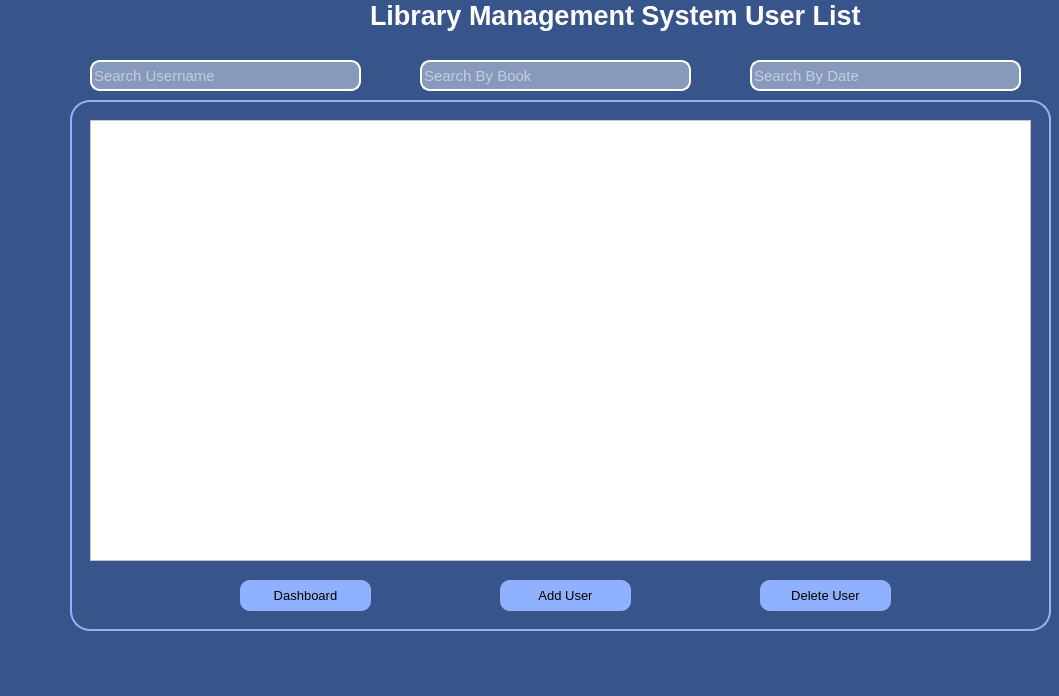
<?xml version="1.0" encoding="UTF-8"?>
<ui version="4.0">
 <class>MainWindow</class>
 <widget class="QMainWindow" name="MainWindow">
  <property name="geometry">
   <rect>
    <x>0</x>
    <y>0</y>
    <width>1059</width>
    <height>696</height>
   </rect>
  </property>
  <property name="windowTitle">
   <string>MainWindow</string>
  </property>
  <property name="styleSheet">
   <string notr="true">background-color: rgb(56, 85, 139);</string>
  </property>
  <widget class="QWidget" name="centralwidget">
   <widget class="QLabel" name="label">
    <property name="geometry">
     <rect>
      <x>370</x>
      <y>-10</y>
      <width>551</width>
      <height>51</height>
     </rect>
    </property>
    <property name="font">
     <font>
      <pointsize>20</pointsize>
      <weight>75</weight>
      <bold>true</bold>
     </font>
    </property>
    <property name="styleSheet">
     <string notr="true">color:white;</string>
    </property>
    <property name="text">
     <string>Library Management System User List</string>
    </property>
   </widget>
   <widget class="QTableView" name="tableView">
    <property name="geometry">
     <rect>
      <x>90</x>
      <y>120</y>
      <width>941</width>
      <height>441</height>
     </rect>
    </property>
    <property name="font">
     <font>
      <family>Times New Roman</family>
      <pointsize>12</pointsize>
     </font>
    </property>
    <property name="styleSheet">
     <string notr="true">background-color: rgb(255, 255, 255);</string>
    </property>
    <property name="sortingEnabled">
     <bool>false</bool>
    </property>
   </widget>
   <widget class="QPushButton" name="dashbutton">
    <property name="geometry">
     <rect>
      <x>240</x>
      <y>580</y>
      <width>131</width>
      <height>31</height>
     </rect>
    </property>
    <property name="font">
     <font>
      <pointsize>10</pointsize>
     </font>
    </property>
    <property name="styleSheet">
     <string notr="true">border-radius: 10px;
background-color:rgb(144, 177, 255);</string>
    </property>
    <property name="text">
     <string>Dashboard</string>
    </property>
   </widget>
   <widget class="QLineEdit" name="searchline">
    <property name="geometry">
     <rect>
      <x>90</x>
      <y>60</y>
      <width>271</width>
      <height>31</height>
     </rect>
    </property>
    <property name="font">
     <font>
      <pointsize>11</pointsize>
     </font>
    </property>
    <property name="styleSheet">
     <string notr="true">QLineEdit{
border : 2px solid rgb(255, 255, 255);
border-radius: 10px;
background-color:rgb(136, 154, 188);
color: rgb(255, 255, 255);
}</string>
    </property>
    <property name="text">
     <string/>
    </property>
    <property name="placeholderText">
     <string>Search Username</string>
    </property>
   </widget>
   <widget class="QPushButton" name="addUbut">
    <property name="geometry">
     <rect>
      <x>500</x>
      <y>580</y>
      <width>131</width>
      <height>31</height>
     </rect>
    </property>
    <property name="font">
     <font>
      <pointsize>10</pointsize>
     </font>
    </property>
    <property name="styleSheet">
     <string notr="true">border-radius: 10px;
background-color:rgb(144, 177, 255);</string>
    </property>
    <property name="text">
     <string>Add User</string>
    </property>
   </widget>
   <widget class="QPushButton" name="deleteUbut">
    <property name="geometry">
     <rect>
      <x>760</x>
      <y>580</y>
      <width>131</width>
      <height>31</height>
     </rect>
    </property>
    <property name="font">
     <font>
      <pointsize>10</pointsize>
     </font>
    </property>
    <property name="styleSheet">
     <string notr="true">border-radius: 10px;
background-color:rgb(144, 177, 255);</string>
    </property>
    <property name="text">
     <string>Delete User</string>
    </property>
   </widget>
   <widget class="QLabel" name="label_2">
    <property name="geometry">
     <rect>
      <x>70</x>
      <y>100</y>
      <width>981</width>
      <height>531</height>
     </rect>
    </property>
    <property name="styleSheet">
     <string notr="true">background-color: rgb(56, 85, 139);
border-radius: 20px;
border : 2px solid rgb(144, 177, 255);</string>
    </property>
    <property name="text">
     <string/>
    </property>
   </widget>
   <widget class="QLineEdit" name="searchline2">
    <property name="geometry">
     <rect>
      <x>420</x>
      <y>60</y>
      <width>271</width>
      <height>31</height>
     </rect>
    </property>
    <property name="font">
     <font>
      <pointsize>11</pointsize>
     </font>
    </property>
    <property name="styleSheet">
     <string notr="true">QLineEdit{
border : 2px solid rgb(255, 255, 255);
border-radius: 10px;
background-color:rgb(136, 154, 188);
color: rgb(255, 255, 255);
}</string>
    </property>
    <property name="text">
     <string/>
    </property>
    <property name="placeholderText">
     <string>Search By Book</string>
    </property>
   </widget>
   <widget class="QLineEdit" name="searchline3">
    <property name="geometry">
     <rect>
      <x>750</x>
      <y>60</y>
      <width>271</width>
      <height>31</height>
     </rect>
    </property>
    <property name="font">
     <font>
      <pointsize>11</pointsize>
     </font>
    </property>
    <property name="styleSheet">
     <string notr="true">QLineEdit{
border : 2px solid rgb(255, 255, 255);
border-radius: 10px;
background-color:rgb(136, 154, 188);
color: rgb(255, 255, 255);
}</string>
    </property>
    <property name="text">
     <string/>
    </property>
    <property name="placeholderText">
     <string>Search By Date</string>
    </property>
   </widget>
   <zorder>label_2</zorder>
   <zorder>label</zorder>
   <zorder>tableView</zorder>
   <zorder>dashbutton</zorder>
   <zorder>searchline</zorder>
   <zorder>addUbut</zorder>
   <zorder>deleteUbut</zorder>
   <zorder>searchline2</zorder>
   <zorder>searchline3</zorder>
  </widget>
  <widget class="QMenuBar" name="menubar">
   <property name="geometry">
    <rect>
     <x>0</x>
     <y>0</y>
     <width>1059</width>
     <height>21</height>
    </rect>
   </property>
  </widget>
  <widget class="QStatusBar" name="statusbar"/>
 </widget>
 <resources/>
 <connections/>
</ui>
